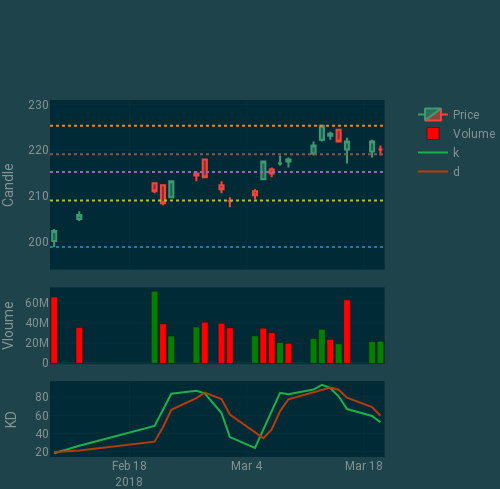

The code cell stored with this chart in its notebook:
### Code cell
f1

### Figure 1 — Plotly figure (JSON) as saved in the notebook; plotly's stock layout.template omitted (floating-point values rounded to 4 significant figures; data arrays with more than 128 entries replaced by an {"elided": "..."} marker saying what was removed)
{"data": [{"close": [202.3, 205.8, 211.0, 208.4, 213.2, 214.5, 214.1, 211.5, 208.8, 210.2, 217.5, 214.9, 217.1, 218.0, 221.0, 225.4, 223.6, 221.9, 221.9, 221.9, 220.2], "high": [202.8, 206.7, 212.8, 212.3, 213.2, 215.4, 218.0, 213.2, 209.7, 211.5, 217.5, 216.2, 218.9, 218.4, 221.9, 225.4, 224.1, 224.5, 222.8, 222.3, 221.0], "low": [198.8, 204.5, 210.6, 208.0, 209.7, 213.2, 214.1, 210.6, 207.5, 209.3, 213.6, 214.1, 216.7, 216.2, 218.9, 221.9, 222.3, 221.9, 217.1, 218.4, 218.9], "name": "Price", "open": [200.1, 204.9, 212.8, 212.3, 209.7, 214.9, 218.0, 212.3, 208.8, 211.0, 213.6, 215.8, 217.1, 217.5, 219.3, 222.3, 223.2, 224.5, 220.2, 219.7, 220.2], "type": "candlestick", "x": ["2018-02-09", "2018-02-12", "2018-02-21", "2018-02-22", "2018-02-23", "2018-02-26", "2018-02-27", "2018-03-01", "2018-03-02", "2018-03-05", "2018-03-06", "2018-03-07", "2018-03-08", "2018-03-09", "2018-03-12", "2018-03-13", "2018-03-14", "2018-03-15", "2018-03-16", "2018-03-19", "2018-03-20"], "xaxis": "x", "yaxis": "y"}, {"marker": {"color": {"elided": "3591 str values"}}, "name": "Volume", "type": "bar", "x": ["2018-02-09", "2018-02-12", "2018-02-21", "2018-02-22", "2018-02-23", "2018-02-26", "2018-02-27", "2018-03-01", "2018-03-02", "2018-03-05", "2018-03-06", "2018-03-07", "2018-03-08", "2018-03-09", "2018-03-12", "2018-03-13", "2018-03-14", "2018-03-15", "2018-03-16", "2018-03-19", "2018-03-20"], "xaxis": "x2", "y": [65735265, 35635236, 71504174, 39239993, 26985776, 35901810, 40818119, 39719984, 35139170, 27337846, 34890780, 30391219, 20645694, 19831063, 24492615, 33756883, 23772838, 19396493, 62929326, 21440766, 21840151], "yaxis": "y3"}, {"mode": "lines", "name": "k", "type": "scatter", "x": ["2018-02-09", "2018-02-12", "2018-02-21", "2018-02-22", "2018-02-23", "2018-02-26", "2018-02-27", "2018-03-01", "2018-03-02", "2018-03-05", "2018-03-06", "2018-03-07", "2018-03-08", "2018-03-09", "2018-03-12", "2018-03-13", "2018-03-14", "2018-03-15", "2018-03-16", "2018-03-19", "2018-03-20"], "xaxis": "x3", "y": [18.3, 26.58, 48.27, 66.05, 83.7, 86.92, 84.29, 62.55, 36.05, 24.09, 44.44, 64.92, 84.79, 83.15, 88.33, 93.46, 90.14, 80.95, 66.92, 59.23, 52.32], "yaxis": "y4"}, {"mode": "lines", "name": "d", "type": "scatter", "x": ["2018-02-09", "2018-02-12", "2018-02-21", "2018-02-22", "2018-02-23", "2018-02-26", "2018-02-27", "2018-03-01", "2018-03-02", "2018-03-05", "2018-03-06", "2018-03-07", "2018-03-08", "2018-03-09", "2018-03-12", "2018-03-13", "2018-03-14", "2018-03-15", "2018-03-16", "2018-03-19", "2018-03-20"], "xaxis": "x3", "y": [19.72, 21.41, 31.05, 46.97, 66.01, 78.89, 84.97, 77.92, 60.96, 40.9, 34.86, 44.48, 64.72, 77.62, 85.42, 88.31, 90.65, 88.19, 79.34, 69.03, 59.49], "yaxis": "y4"}], "layout": {"autosize": false, "height": 490.0, "shapes": [{"line": {"color": "#ff7f0e", "dash": "dot"}, "type": "line", "x0": 0, "x1": 1, "xref": "x domain", "y0": 225.4, "y1": 225.4, "yref": "y"}, {"line": {"color": "#8c564b", "dash": "dot"}, "type": "line", "x0": 0, "x1": 1, "xref": "x domain", "y0": 219.1, "y1": 219.1, "yref": "y"}, {"line": {"color": "#9467bd", "dash": "dot"}, "type": "line", "x0": 0, "x1": 1, "xref": "x domain", "y0": 215.2, "y1": 215.2, "yref": "y"}, {"line": {"color": "#bcbd22", "dash": "dot"}, "type": "line", "x0": 0, "x1": 1, "xref": "x domain", "y0": 209.0, "y1": 209.0, "yref": "y"}, {"line": {"color": "#1f77b4", "dash": "dot"}, "type": "line", "x0": 0, "x1": 1, "xref": "x domain", "y0": 198.8, "y1": 198.8, "yref": "y"}], "title": {"font": {"size": 1}}, "width": 500, "xaxis": {"anchor": "y", "domain": [0, 0.94], "matches": "x3", "rangeslider": {"visible": false}, "showticklabels": false}, "xaxis2": {"anchor": "y3", "domain": [0, 0.94], "matches": "x3", "rangeslider": {"visible": false}, "showticklabels": false}, "xaxis3": {"anchor": "y4", "domain": [0, 0.94], "rangeslider": {"visible": false}}, "yaxis": {"anchor": "x", "domain": [0.525, 1], "range": [193.9, 231.0], "title": {"text": "Candle"}}, "yaxis2": {"anchor": "x", "overlaying": "y", "range": [193.9, 231.0], "side": "right", "title": {"text": "Candle"}}, "yaxis3": {"anchor": "x2", "domain": [0.2625, 0.475], "title": {"text": "Vloume"}}, "yaxis4": {"anchor": "x3", "domain": [0, 0.2125], "title": {"text": "KD"}}}}
